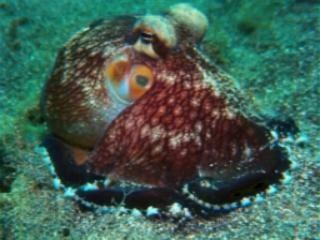
#> input picture inputimages/set_f17.jpg, 320 x 240 px, found by its file name; its folder holds only this picture in this run
$ python gain.py
#> lines starting #> are read from the running program, lines starting #| are printed output that depends on the picture
import cv2
import numpy as np
import os
from skimage.exposure import match_histograms

# Function to apply FFT-based gain control to a single channel
def apply_gain_control(channel, gain):
    f_shift = np.fft.fftshift(np.fft.fft2(channel))
    magnitude = np.abs(f_shift) * gain
    phase = np.angle(f_shift)
    f_new = magnitude * np.exp(1j * phase)
    img_back = np.abs(np.fft.ifft2(np.fft.ifftshift(f_new)))
    img_back = cv2.normalize(img_back, None, 0, 255, cv2.NORM_MINMAX).astype(np.uint8)
    return img_back

# Function to equalize the histogram of a channel
def equalize_channel(channel):
    return cv2.equalizeHist(channel)

# Load and preprocess the image
def load_and_preprocess_image(image_path):
    image = cv2.imread(image_path)
    if image is None:
        raise FileNotFoundError(f"Image not found at path: {image_path}")
    return cv2.cvtColor(image, cv2.COLOR_BGR2RGB)

# Calculate the average intensity of each color channel
def calculate_channel_intensity(image):
    r_channel, g_channel, b_channel = cv2.split(image)
    r_intensity = np.mean(r_channel)
    g_intensity = np.mean(g_channel)
    b_intensity = np.mean(b_channel)
    return r_intensity, g_intensity, b_intensity

# Function to determine if correction is needed
def needs_correction(r_intensity, g_intensity, b_intensity, threshold=0.1):
    overall_mean = (r_intensity + g_intensity + b_intensity) / 3
    deviations = {
        'R': abs(r_intensity - overall_mean) / overall_mean,
        'G': abs(g_intensity - overall_mean) / overall_mean,
        'B': abs(b_intensity - overall_mean) / overall_mean,
    }
    return {channel: deviation > threshold for channel, deviation in deviations.items()}

# Function to match histograms between source and reference images
def histogram_match(source, reference):
    matched = match_histograms(source, reference, channel_axis=-1)  # Updated to use channel_axis
    return matched.astype(np.uint8)

# Main function to process all images in a folder
def process_folder(input_folder, hr_folder, output_folder):
    image_files = [f for f in os.listdir(input_folder) if f.lower().endswith(('.png', '.jpg', '.jpeg'))]

    if not image_files:
        print("No images found in the folder.")
        return

    if not os.path.exists(output_folder):
        os.makedirs(output_folder)  # Create the output folder if it doesn't exist

    for image_name in image_files:
        try:
            image_path = os.path.join(input_folder, image_name)
            hr_path = os.path.join(hr_folder, image_name)  # Corresponding HR image

            # Load the original and HR images
            image = load_and_preprocess_image(image_path)
#> in load_and_preprocess_image, image is the input picture: shape (240, 320, 3); mean B, G, R 83.2, 95.3, 65
            hr_image = load_and_preprocess_image(hr_path) if os.path.exists(hr_path) else None

            # Calculate channel intensities
            r_intensity, g_intensity, b_intensity = calculate_channel_intensity(image)
#> in calculate_channel_intensity, `r_channel, g_channel, b_channel = cv2.split(image)`:
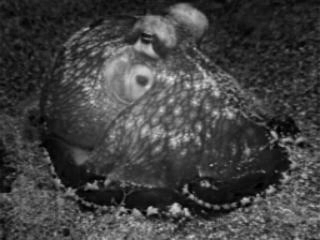
#> r_channel: shape (240, 320); min 0, max 230, mean 65
#> in calculate_channel_intensity, `r_channel, g_channel, b_channel = cv2.split(image)`:
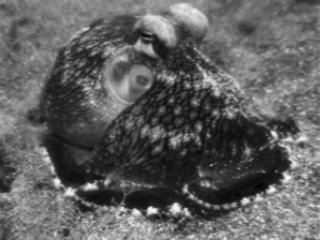
#> g_channel: shape (240, 320); min 1, max 253, mean 95.3
#> in calculate_channel_intensity, `r_channel, g_channel, b_channel = cv2.split(image)`:
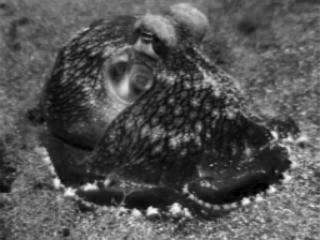
#> b_channel: shape (240, 320); min 0, max 251, mean 83.2
#> in calculate_channel_intensity, `r_intensity = np.mean(r_channel)`: r_intensity = 65.02
#> in calculate_channel_intensity, `g_intensity = np.mean(g_channel)`: g_intensity = 95.32
#> in calculate_channel_intensity, `b_intensity = np.mean(b_channel)`: b_intensity = 83.16
#> r_intensity = 65.02; g_intensity = 95.32; b_intensity = 83.16

            # Determine if corrections are needed
            corrections_needed = needs_correction(r_intensity, g_intensity, b_intensity)
#> in needs_correction, `overall_mean = (r_intensity + g_intensity + b_intensity) / 3`: overall_mean = 81.17
#> in needs_correction, `deviations = { 'R': abs(r_intensity - overall_mean) / overall_mean, 'G..`: deviations = {'R': 0.199, 'G': 0.174, 'B': 0.0246}
#> corrections_needed = {'R': True, 'G': True, 'B': False}

            # Split the image into R, G, B channels
            r_channel, g_channel, b_channel = cv2.split(image)

            # Apply corrections selectively
            if corrections_needed['R']:
                r_channel = apply_gain_control(r_channel, 0.2)  # Reduced red intensity further
                r_channel = equalize_channel(r_channel)
#> in equalize_channel, `return cv2.equalizeHist(channel)`:
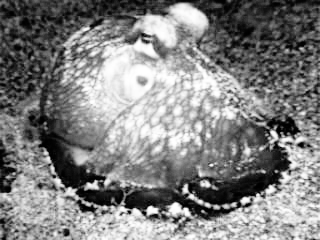
#> returned value: shape (240, 320); min 0, max 255, mean 128.5
            if corrections_needed['G']:
                g_channel = apply_gain_control(g_channel, 0.3)
#> call 2 of apply_gain_control, with gain = 0.3
#> in apply_gain_control (call 2), `phase = np.angle(f_shift)`:
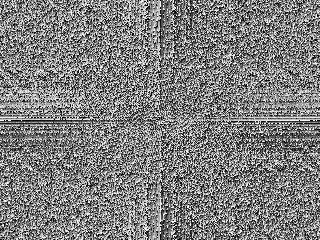
#> phase: shape (240, 320) float64; min -3.14, max 3.14, mean -1.39e-18; drawn with min black and max white
                g_channel = equalize_channel(g_channel)
#> in equalize_channel (call 2), `return cv2.equalizeHist(channel)`:
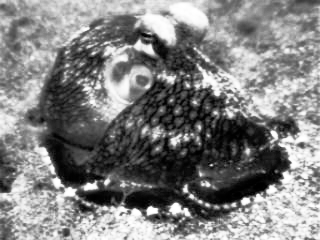
#> returned value: shape (240, 320); min 0, max 255, mean 128.4
            if corrections_needed['B']:
                b_channel = apply_gain_control(b_channel, 0.4)
                b_channel = equalize_channel(b_channel)

            # Merge adjusted channels back into an image
            corrected_image = cv2.merge((r_channel, g_channel, b_channel))
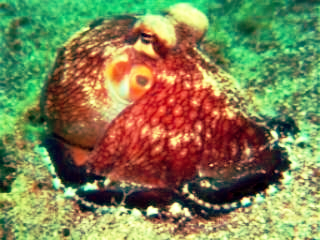
#> corrected_image: shape (240, 320, 3); mean R, G, B 128.5, 128.4, 83.2

            # Match histograms if HR image is available
            if hr_image is not None:
                matched_image = histogram_match(corrected_image, hr_image)
            else:
                matched_image = corrected_image

            # Save the processed images
            corrected_image_path = os.path.join(output_folder, f"corrected_{image_name}")
            matched_image_path = os.path.join(output_folder, f"matched_{image_name}")

            cv2.imwrite(corrected_image_path, cv2.cvtColor(corrected_image, cv2.COLOR_RGB2BGR))
            cv2.imwrite(matched_image_path, cv2.cvtColor(matched_image, cv2.COLOR_RGB2BGR))

            print(f"Processed and saved: {image_name}")
        except FileNotFoundError as e:
            print(e)

# Paths to the input, HR, and output folders
input_folder = r"D:\Mainproject\Main-project\inputimages"
hr_folder = r"D:\Mainproject\Main-project\inputimages"
output_folder = r"D:\Mainproject\Main-project\outputimages"

# Run the main function
process_folder(input_folder, hr_folder, output_folder)

$ run again, on inputimages/set_o157.jpg
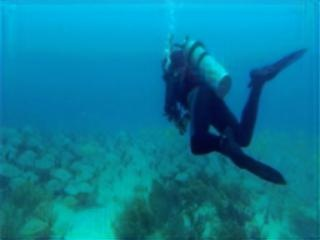
#> input picture inputimages/set_o157.jpg, 320 x 240 px, found by its file name
#> in load_and_preprocess_image, image is the input picture: shape (240, 320, 3); mean B, G, R 155, 125.7, 7
#> in calculate_channel_intensity, `r_channel, g_channel, b_channel = cv2.split(image)`:
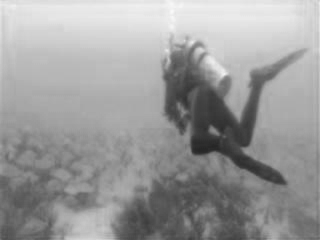
#> b_channel: shape (240, 320); min 37, max 249, mean 155
#> in calculate_channel_intensity, `r_intensity = np.mean(r_channel)`: r_intensity = 6.98
#> in calculate_channel_intensity, `g_intensity = np.mean(g_channel)`: g_intensity = 125.7
#> in calculate_channel_intensity, `b_intensity = np.mean(b_channel)`: b_intensity = 155
#> in process_folder, `r_intensity, g_intensity, b_intensity = calculate_channel_intensity(im..`: r_intensity = 6.98; g_intensity = 125.7; b_intensity = 155
#> overall_mean = 95.89
#> deviations = {'R': 0.927, 'G': 0.311, 'B': 0.616}
#> corrections_needed = {'R': True, 'G': True, 'B': True}
#> in process_folder, `corrected_image = cv2.merge((r_channel, g_channel, b_channel))`:
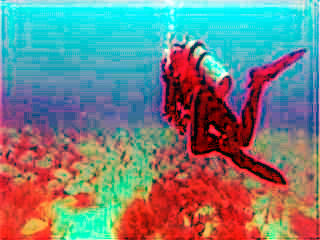
#> corrected_image: shape (240, 320, 3); mean R, G, B 121.6, 128.7, 128.3

$ run again, on inputimages/set_o46 (1).jpg
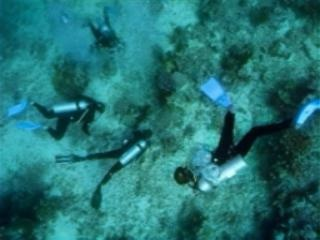
#> input picture inputimages/set_o46 (1).jpg, 320 x 240 px, found by its file name
#> in load_and_preprocess_image, image is the input picture: shape (240, 320, 3); mean B, G, R 114.9, 115, 34.7
#> in calculate_channel_intensity, `r_channel, g_channel, b_channel = cv2.split(image)`:
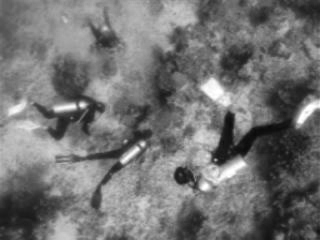
#> b_channel: shape (240, 320); min 10, max 255, mean 114.9
#> in calculate_channel_intensity, `r_intensity = np.mean(r_channel)`: r_intensity = 34.71
#> in calculate_channel_intensity, `g_intensity = np.mean(g_channel)`: g_intensity = 115
#> in calculate_channel_intensity, `b_intensity = np.mean(b_channel)`: b_intensity = 114.9
#> in process_folder, `r_intensity, g_intensity, b_intensity = calculate_channel_intensity(im..`: r_intensity = 34.71; g_intensity = 115; b_intensity = 114.9
#> overall_mean = 88.2
#> deviations = {'R': 0.606, 'G': 0.304, 'B': 0.302}
#> corrections_needed = {'R': True, 'G': True, 'B': True}
#> in process_folder, `corrected_image = cv2.merge((r_channel, g_channel, b_channel))`:
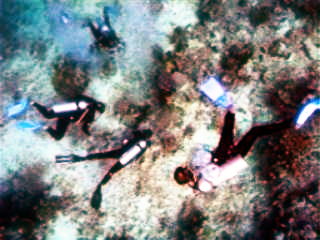
#> corrected_image: shape (240, 320, 3); mean R, G, B 124.8, 128.3, 128.3
